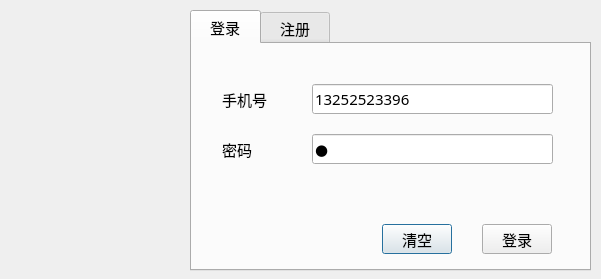
<?xml version="1.0" encoding="UTF-8"?>
<ui version="4.0">
 <class>LoginDialog</class>
 <widget class="QDialog" name="LoginDialog">
  <property name="geometry">
   <rect>
    <x>0</x>
    <y>0</y>
    <width>601</width>
    <height>279</height>
   </rect>
  </property>
  <property name="minimumSize">
   <size>
    <width>601</width>
    <height>279</height>
   </size>
  </property>
  <property name="maximumSize">
   <size>
    <width>601</width>
    <height>279</height>
   </size>
  </property>
  <property name="font">
   <font>
    <family>微软雅黑</family>
    <pointsize>11</pointsize>
   </font>
  </property>
  <property name="windowTitle">
   <string>Dialog</string>
  </property>
  <widget class="QLabel" name="lb_icon">
   <property name="geometry">
    <rect>
     <x>0</x>
     <y>0</y>
     <width>161</width>
     <height>111</height>
    </rect>
   </property>
   <property name="text">
    <string/>
   </property>
   <property name="pixmap">
    <pixmap resource="resource.qrc">:/images/100.png</pixmap>
   </property>
   <property name="scaledContents">
    <bool>true</bool>
   </property>
   <property name="alignment">
    <set>Qt::AlignCenter</set>
   </property>
  </widget>
  <widget class="QTabWidget" name="tw_page">
   <property name="geometry">
    <rect>
     <x>190</x>
     <y>10</y>
     <width>401</width>
     <height>261</height>
    </rect>
   </property>
   <property name="currentIndex">
    <number>0</number>
   </property>
   <widget class="QWidget" name="tab_1">
    <attribute name="title">
     <string>  登录  </string>
    </attribute>
    <widget class="QLabel" name="lb_tel">
     <property name="geometry">
      <rect>
       <x>30</x>
       <y>40</y>
       <width>54</width>
       <height>30</height>
      </rect>
     </property>
     <property name="text">
      <string>手机号</string>
     </property>
    </widget>
    <widget class="QLineEdit" name="le_tel">
     <property name="geometry">
      <rect>
       <x>120</x>
       <y>40</y>
       <width>241</width>
       <height>30</height>
      </rect>
     </property>
     <property name="text">
      <string>13252523396</string>
     </property>
    </widget>
    <widget class="QLineEdit" name="le_password">
     <property name="geometry">
      <rect>
       <x>120</x>
       <y>90</y>
       <width>241</width>
       <height>30</height>
      </rect>
     </property>
     <property name="text">
      <string>1</string>
     </property>
     <property name="echoMode">
      <enum>QLineEdit::Password</enum>
     </property>
    </widget>
    <widget class="QLabel" name="lb_password">
     <property name="geometry">
      <rect>
       <x>30</x>
       <y>90</y>
       <width>54</width>
       <height>30</height>
      </rect>
     </property>
     <property name="text">
      <string>密码</string>
     </property>
    </widget>
    <widget class="QPushButton" name="pb_clear">
     <property name="geometry">
      <rect>
       <x>190</x>
       <y>180</y>
       <width>70</width>
       <height>30</height>
      </rect>
     </property>
     <property name="text">
      <string>清空</string>
     </property>
    </widget>
    <widget class="QPushButton" name="pb_login">
     <property name="geometry">
      <rect>
       <x>290</x>
       <y>180</y>
       <width>70</width>
       <height>30</height>
      </rect>
     </property>
     <property name="text">
      <string>登录</string>
     </property>
    </widget>
   </widget>
   <widget class="QWidget" name="tab_2">
    <attribute name="title">
     <string>  注册  </string>
    </attribute>
    <widget class="QLabel" name="lb_tel_register">
     <property name="geometry">
      <rect>
       <x>40</x>
       <y>30</y>
       <width>54</width>
       <height>30</height>
      </rect>
     </property>
     <property name="text">
      <string>手机号</string>
     </property>
    </widget>
    <widget class="QPushButton" name="pb_clear_register">
     <property name="geometry">
      <rect>
       <x>200</x>
       <y>180</y>
       <width>70</width>
       <height>30</height>
      </rect>
     </property>
     <property name="text">
      <string>清空</string>
     </property>
    </widget>
    <widget class="QLabel" name="lb_password_register">
     <property name="geometry">
      <rect>
       <x>40</x>
       <y>80</y>
       <width>54</width>
       <height>30</height>
      </rect>
     </property>
     <property name="text">
      <string>密码</string>
     </property>
    </widget>
    <widget class="QPushButton" name="pb_register">
     <property name="geometry">
      <rect>
       <x>300</x>
       <y>180</y>
       <width>70</width>
       <height>30</height>
      </rect>
     </property>
     <property name="text">
      <string>注册</string>
     </property>
    </widget>
    <widget class="QLineEdit" name="le_tel_register">
     <property name="geometry">
      <rect>
       <x>130</x>
       <y>30</y>
       <width>241</width>
       <height>30</height>
      </rect>
     </property>
     <property name="toolTip">
      <string>输入8-11 位 手机号</string>
     </property>
    </widget>
    <widget class="QLineEdit" name="le_password_register">
     <property name="geometry">
      <rect>
       <x>130</x>
       <y>80</y>
       <width>241</width>
       <height>30</height>
      </rect>
     </property>
     <property name="toolTip">
      <string>输入10位以内 密码</string>
     </property>
     <property name="echoMode">
      <enum>QLineEdit::Password</enum>
     </property>
    </widget>
    <widget class="QLineEdit" name="le_confirm_register">
     <property name="geometry">
      <rect>
       <x>130</x>
       <y>130</y>
       <width>241</width>
       <height>30</height>
      </rect>
     </property>
     <property name="toolTip">
      <string>再次 确认 密码</string>
     </property>
     <property name="echoMode">
      <enum>QLineEdit::Password</enum>
     </property>
    </widget>
    <widget class="QLabel" name="lb_confirm_register">
     <property name="geometry">
      <rect>
       <x>40</x>
       <y>130</y>
       <width>54</width>
       <height>30</height>
      </rect>
     </property>
     <property name="text">
      <string>确认</string>
     </property>
    </widget>
   </widget>
  </widget>
 </widget>
 <tabstops>
  <tabstop>tw_page</tabstop>
  <tabstop>le_tel</tabstop>
  <tabstop>le_password</tabstop>
  <tabstop>pb_login</tabstop>
  <tabstop>pb_clear</tabstop>
  <tabstop>le_tel_register</tabstop>
  <tabstop>le_password_register</tabstop>
  <tabstop>le_confirm_register</tabstop>
  <tabstop>pb_register</tabstop>
  <tabstop>pb_clear_register</tabstop>
 </tabstops>
 <resources>
  <include location="resource.qrc"/>
 </resources>
 <connections/>
</ui>
